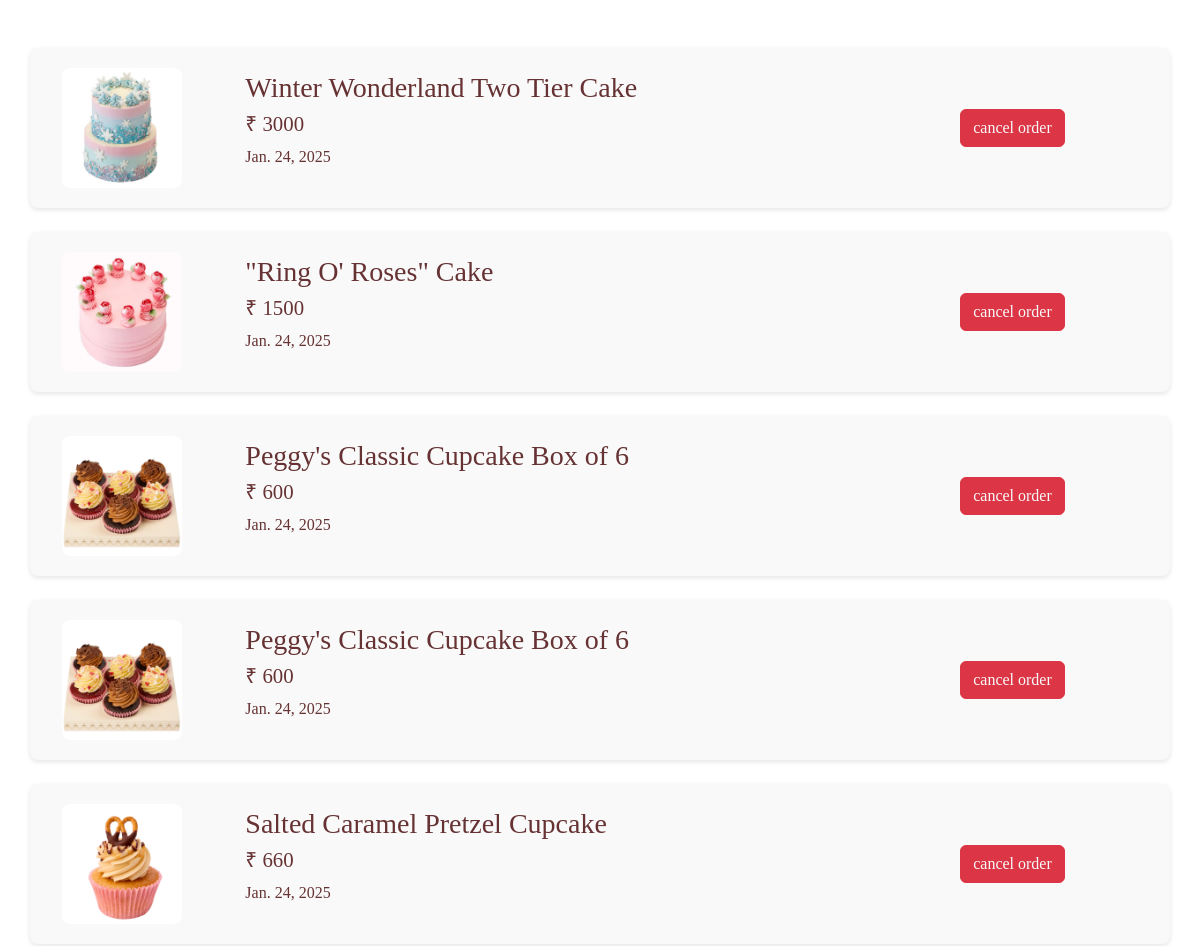
Page /user_view_bookings (signed in, upper part) on the earlier database version.
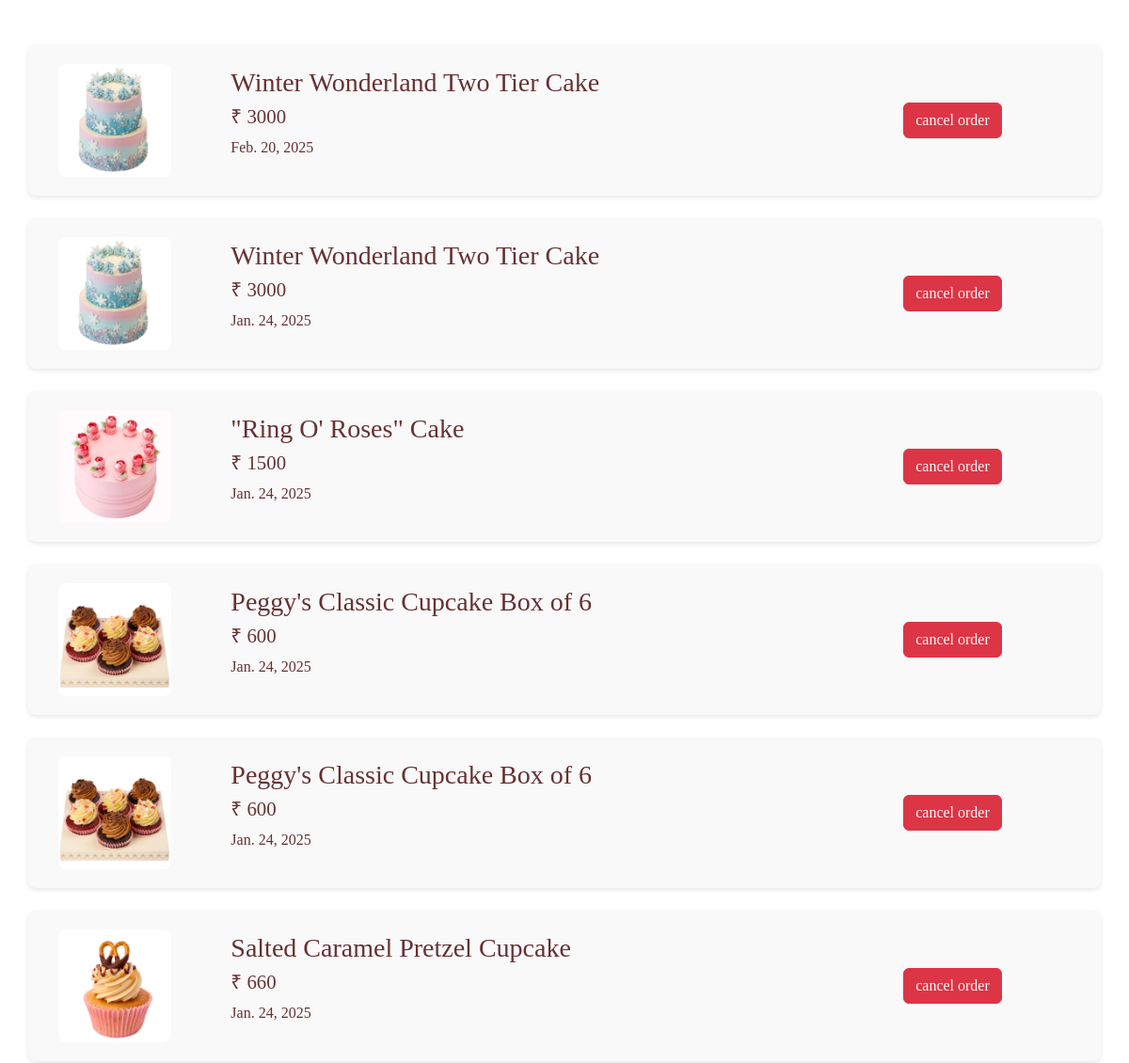
Same page on the later database version.
### app/models.py (models this page shows, shortened)
class Buy(models.Model):
    user=models.ForeignKey(User,on_delete=models.CASCADE)
    cake=models.ForeignKey(Cake,on_delete=models.CASCADE)
    price=models.IntegerField()
    date=models.DateField(auto_now_add=True)
    address = models.ForeignKey(Address, on_delete=models.CASCADE)
    is_confirmed = models.BooleanField(default=False)
    order=models.ForeignKey(Order,on_delete=models.CASCADE,null=True)

class Cake(models.Model):
    name=models.CharField(max_length=100)
    price=models.IntegerField()
    img=models.FileField()
    quantity=models.TextField()
    colour=models.TextField()
    category=models.ForeignKey(Category,on_delete=models.CASCADE)
    description=models.TextField()

### app/views.py (the view)
# urls.py: path('user_view_bookings',views.user_view_bookings),
def user_view_bookings(req):
    user=User.objects.get(username=req.session['user'])
    data=Buy.objects.filter(user=user)[::-1]
    return render(req,'user/view_bookings.html',{'data':data})

### templates/user/view_bookings.html (shortened to what this page needs)
<!DOCTYPE html>
<html lang="en">
<head>
    <link href="https://cdn.jsdelivr.net/npm/bootstrap@5.3.3/dist/css/bootstrap.min.css" rel="stylesheet">
    <link rel="stylesheet" href="https://cdn.jsdelivr.net/npm/bootstrap-icons@1.11.3/font/bootstrap-icons.min.css">
    <link href="https://cdnjs.cloudflare.com/ajax/libs/font-awesome/5.15.4/css/all.min.css" rel="stylesheet">
</head>
<div class="container my-5">
    <div class="row">
        {% for i in data %}
        <div class="col-12 mb-4">
            <div class="row align-items-center cart-item">
                <div class="col-4 col-md-3 col-lg-2">
                    <img src="{{i.cake.img.url}}" alt="{{i.cake.name}}" class="img-fluid cart-item-img">
                </div>
                <div class="col-8 col-md-6 col-lg-7">
                    <h4 class="cart-item-title">{{i.cake.name}}</h4>
                    <h6 class="cart-item-price">₹ {{i.price}}</h6>
                    <p class="cart-item-date">{{i.date}}</p>
                </div>
                <div class="col-12 col-md-4 col-lg-3 text-center text-md-right">
                    <a href="#" class="btn btn-outline-danger remove-btn bg-danger text-light">
                        cancel order
                    </a>
                </div>
            </div>
        </div>
        {% endfor %}
    </div>
</div>
</body>
</html>

Differences in the rows shown:
added Buy: cake.img (picture), cake.name "Winter Wonderland Two Tier Cake", price "3000", date "Feb. 20, 2025"
